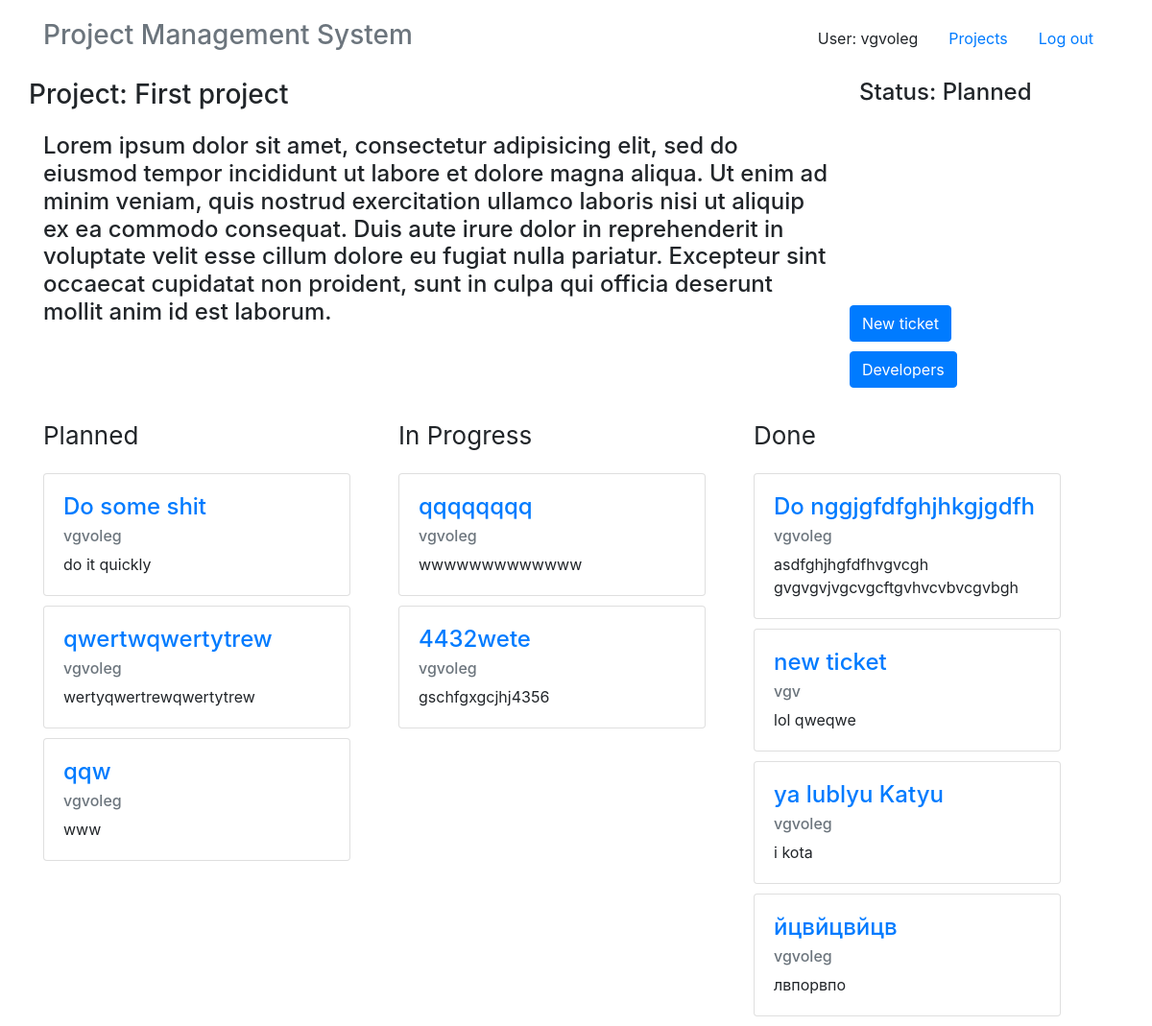
/project/1 (signed in), run on an earlier commit of the app's database.
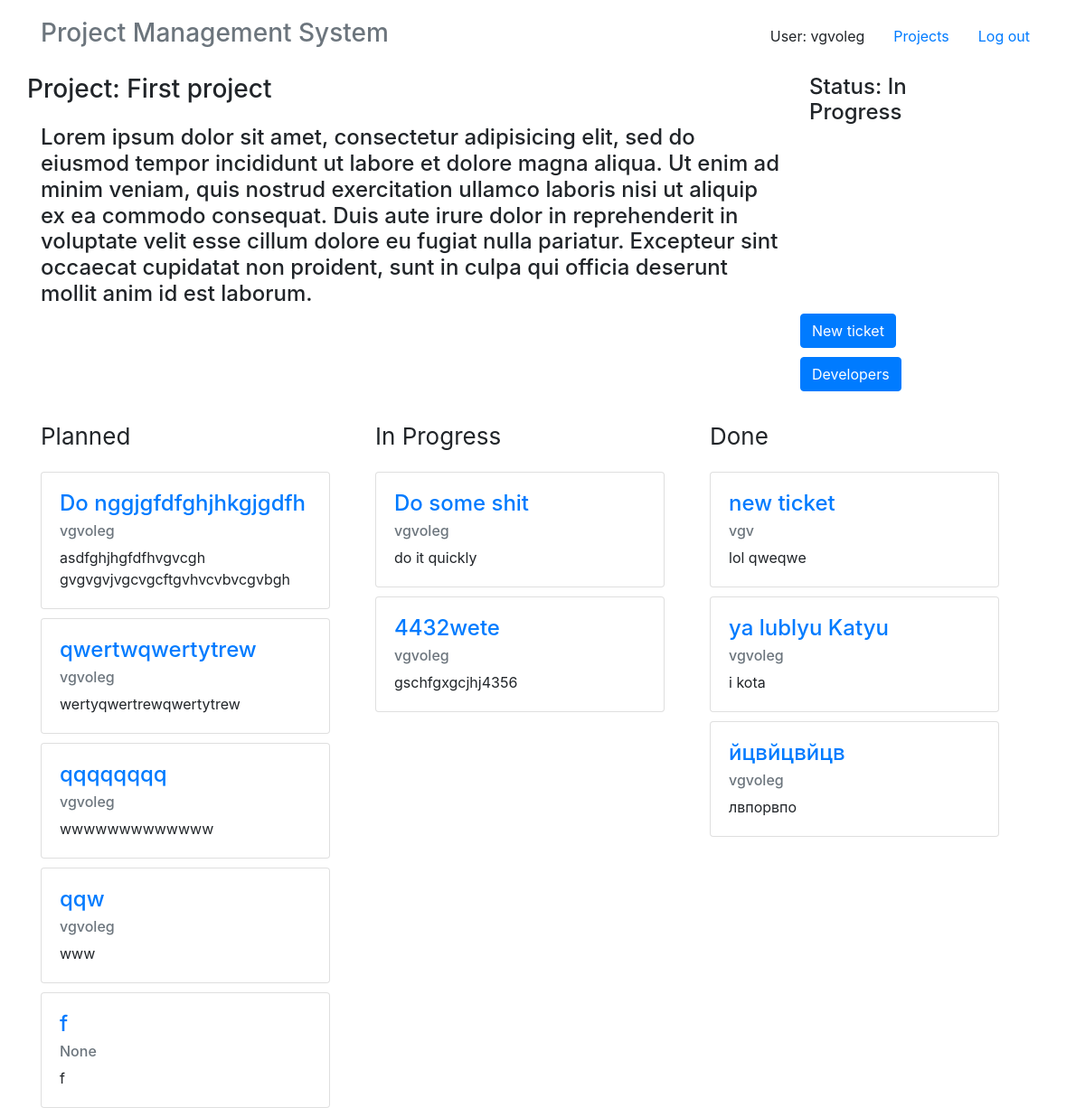
And on a later commit of the database.
### app/models.py (models this page shows, shortened)
class Project(models.Model):
    title = models.CharField(max_length=40)
    description = models.TextField()
    manager = models.ManyToManyField(User, related_name='managers', blank=True)
    developers = models.ManyToManyField(User, related_name='developers', blank=True)
    status = models.ForeignKey(ProjectStatus, on_delete=models.PROTECT)
    created_date = models.DateField(auto_now_add=True)
    due_date = models.DateField()
    objects = ProjectManager()
    def get_status(self):
        return self.status
    def get_developers(self):
        return self.developers.all()

class ProjectStatus(models.Model):
    title = models.CharField(max_length=20)
    def __str__(self):
        return self.title

class TicketStatus(models.Model):
    title = models.CharField(max_length=20)
    def __str__(self):
        return self.title

class Ticket(models.Model):
    title = models.CharField(max_length=40)
    description = models.TextField()
    project = models.ForeignKey(Project, on_delete=models.CASCADE)
    assignee = models.ForeignKey(User, related_name='assignee', blank=True, null=True)
    reporter = models.ForeignKey(User, related_name='reporter')
    status = models.ForeignKey(TicketStatus, on_delete=models.PROTECT, blank=True, null=True)
    created_date = models.DateField(auto_now_add=True)
    due_date = models.DateField()
    time_estimated = models.IntegerField()
    time_remaining = models.IntegerField(blank=True)
    time_logged = models.IntegerField(default=0)
    objects = TicketManager()

### app/views.py (the view, shortened to what this page needs)
# urls.py: url(r'^project/(?P<project_id>[0-9]+)$', ProjectView.as_view(), name='project'),
class ProjectView(AccessToProjectMixin, MultiFormsView):
    template_name = "app/project_template.html"
    form_classes = {'ticket': TicketForm,
                    'status': ProjectStatusForm,
                    'developers': ProjectDevelopersForm}
    success_url = '/'
    def get_form_kwargs(self, form_name, bind_form=False):
        kw = super(ProjectView, self).get_form_kwargs(form_name, bind_form=bind_form)
        if form_name == 'ticket':
            kw['project_id'] = self.kwargs['project_id']
        return kw
    def get_status_initial(self):
        return {'status': Project.objects.get(id=self.kwargs['project_id']).get_status()}
    def get_developers_initial(self):
        return {'developers': Project.objects.get(id=self.kwargs['project_id']).get_developers()}
    def get_context_data(self, **kwargs):
        context = super(ProjectView, self).get_context_data(**kwargs)
        project_id = self.kwargs['project_id']
        context['project'] = Project.objects.get(id=project_id)
        context['tickets'] = Ticket.objects.filter(project__id=project_id)
        context['status_list'] = TicketStatus.objects.all()
        return context

### app/models.py (called while the page is built)
    @staticmethod
    def is_user_associated(user, project_id):
        project = Project.objects.get(id=project_id)
        return user in project.manager.all() or user in project.developers.all()

### app/view/generic/multiform.py (called while the page is built)
    def get_form_classes(self):
        return self.form_classes

    def get_forms(self, form_classes, form_names=None, bind_all=False):
        return dict([(key, self._create_form(key, klass, (form_names and key in form_names) or bind_all)) \
                     for key, klass in form_classes.items()])

    def get_form_kwargs(self, form_name, bind_form=False):
        kwargs = {}
        kwargs.update({'initial': self.get_initial(form_name)})
        kwargs.update({'prefix': self.get_prefix(form_name)})
        if bind_form:
            kwargs.update(self._bind_form_data())
        return kwargs

    def get_initial(self, form_name):
        initial_method = 'get_%s_initial' % form_name
        if hasattr(self, initial_method):
            return getattr(self, initial_method)()
        else:
            return self.initial.copy()

    def get_prefix(self, form_name):
        return self.prefixes.get(form_name, self.prefix)

    def _create_form(self, form_name, klass, bind_form):
        form_kwargs = self.get_form_kwargs(form_name, bind_form)
        form_create_method = 'create_%s_form' % form_name
        if hasattr(self, form_create_method):
            form = getattr(self, form_create_method)(**form_kwargs)
        else:
            form = klass(**form_kwargs)
        return form

    def get(self, request, *args, **kwargs):
        form_classes = self.get_form_classes()
        forms = self.get_forms(form_classes)
        return self.render_to_response(self.get_context_data(forms=forms))

### app/views.py (called while the page is built)
    def dispatch(self, request, *args, **kwargs):
        project_id = self.kwargs['project_id']
        if Project.objects.is_user_associated(request.user, project_id):
            return super(AccessToProjectMixin, self).dispatch(request, *args, **kwargs)
        else:
            return self.handle_no_permission()

### app/templates/app/project_template.html (shortened to what this page needs)
{% extends "base.html" %}
{% block content %}
<div class="container">
    <div class="row" style="margin-bottom: 20px">
        <div class="col-md-9">
            <div class="row">
                <h3>Project: {{project.title}}</h3>
            </div>
            <div class="row">
                <h4 style="padding: 15px">{{project.description}}</h4>
            </div>
        </div>
        <div class="col-md-2" >
            <div class="row">
                <h4 style="padding-left: 10px" data-toggle="modal" data-target="#updateStatusModal">Status: {{project.status}}</h4>
            </div>
            <div class="row">
              <div id="chartdiv" style="top:-30px;left: -30px; width: 200px; height: 200px"></div>
            </div>
            {% if user in project.manager.all %}
            <div class="row" style="margin-bottom: 10px">
                <button type="button" class="btn btn-primary" data-toggle="modal" data-target="#newTicketModal">
                    New ticket
                </button>
            </div>
            {% endif %}
            {% if user in project.manager.all %}
            <div class="row" style="margin-bottom: 10px">
                <button type="button" class="btn btn-primary" data-toggle="modal" data-target="#projectDevelopersModal">
                    Developers
                </button>
            </div>
            {% endif %}
        </div>
    </div>
    <div class="flex-parent">
        {% for status in status_list %}
        <div class="stolb">
            <div class="title">{{ status }}</div>
            {% for ticket in tickets %}
                {% if ticket.status == status %}
                <div class="card" style="width: 20rem; margin-bottom: 10px">
                  <div class="card-body">
                    <h4 class="card-title">
                        <a href="{% url 'ticket' project_id=project.id ticket_id=ticket.id %}">{{ticket.title}}</a>
                    </h4>
                    <h6 class="card-subtitle mb-2 text-muted">{{ticket.assignee}}</h6>
                    <p class="card-text">{{ticket.description}}</p>
                  </div>
                </div>
                {% endif %}
            {% endfor %}
        </div>
        {% endfor %}
    </div>
            {% include "./creation_ticket_template.html" %}
</div>
{% endblock %}

### app/templates/base.html (shortened to what this page needs)
<!DOCTYPE html>
<html>
<head>
    <link rel="stylesheet" href="https://maxcdn.bootstrapcdn.com/bootstrap/4.0.0-beta.2/css/bootstrap.min.css">
    <link rel="stylesheet" href="https://www.amcharts.com/lib/3/plugins/export/export.css" type="text/css" media="all" />
</head>
<body>
    {% block header %}
    <div class="container">
        <header class="header clearfix" style="margin-bottom: 20px; margin-top: 20px;">
            <nav>
                <ul class="nav nav-pills float-right">
                    <li class="nav-item">
                        <a class="nav-link">User: {{ user.username }}</a>
                    </li>
                    <li class="nav-item">
                        <a class="nav-link" href="/">Projects</a>
                    </li>
                    <li class="nav-item">
                        <a class="nav-link" href="/accounts/logout">Log out</a>
                    </li>
                </ul>
            </nav>
            <h3 class="text-muted"><font color="">Project Management System</font></h3>
        </header>
    </div>
    {% endblock %}
    {% block content %} {% endblock %}
</body>
</html>

### app/templates/app/creation_ticket_template.html (shortened to what this page needs)
{% extends "base.html" %}

### app/templates/base.html (style rules this page uses)
.flex-parent { display: flex; }
.stolb { flex: 1 1 auto; margin-right: 20px; }
.title { font-size: 26px; margin-bottom: 20px }

What changed in the data, as far as the page shows it:
changed Project "First project": status "Planned" → "In Progress"
changed TicketStatus "Planned": gains Ticket (title "Do nggjgfdfghjhkgjgdfh", assignee "vgvoleg", description "asdfghjhgfdfhvgvcgh gvgvgvjvgcvgcftgvhvcvbvcgvbgh"); gains Ticket (title "qqqqqqqq", assignee "vgvoleg", description "wwwwwwwwwwwww"); loses Ticket (title "Do some shit", assignee "vgvoleg", description "do it quickly")
added Ticket: title "f", assignee "None", description "f", shown under TicketStatus "Planned"
changed TicketStatus "In Progress": gains Ticket (title "Do some shit", assignee "vgvoleg", description "do it quickly"); loses Ticket (title "qqqqqqqq", assignee "vgvoleg", description "wwwwwwwwwwwww")
changed TicketStatus "Done": loses Ticket (title "Do nggjgfdfghjhkgjgdfh", assignee "vgvoleg", description "asdfghjhgfdfhvgvcgh gvgvgvjvgcvgcftgvhvcvbvcgvbgh")
